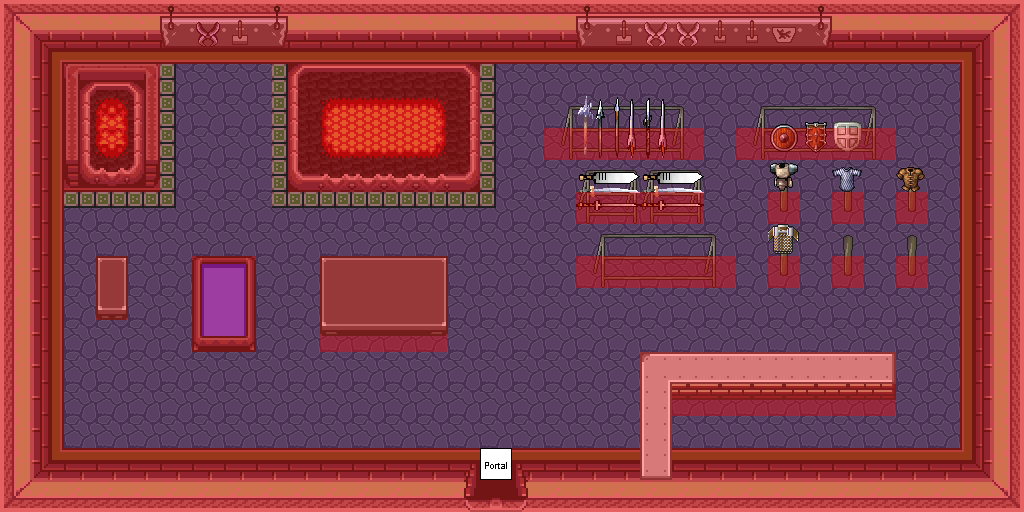

This is a level from a 2D game, rendered from its Tiled map with the project's own tilesets. A one-line summary and the map file follow, with tile-layer data summarised:
An orthogonal 32x16 tile map with 32x32 px tiles, 9 tile layers (0_floor, 1_terrain, 2_object, 3_roof, ...), 11 tilesets.

<map version="0.99a" orientation="orthogonal" width="32" height="16" tilewidth="32" tileheight="32">
 <tileset name="Outside 0" firstgid="1" tilewidth="32" tileheight="32">
  <image source="../zelda_outside_0_chipset.png" trans="ffffff" />
 </tileset>
 <tileset name="Outside 1" firstgid="481" tilewidth="32" tileheight="32">
  <image source="../zelda_outside_1_chipset.png" trans="ffffff" />
 </tileset>
 <tileset name="Dungeon 0" firstgid="961" tilewidth="32" tileheight="32">
  <image source="../zelda_dungeon_0_chipset.png" trans="ff00ff" />
 </tileset>
 <tileset name="Dungeon 1" firstgid="1441" tilewidth="32" tileheight="32">
  <image source="../zelda_dungeon_1_chipset.png" trans="ff00ff" />
 </tileset>
 <tileset name="Interior 0" firstgid="1921" tilewidth="32" tileheight="32">
  <image source="../zelda_interior_0_chipset.png" trans="ff00ff" />
 </tileset>
 <tileset name="Navigation" firstgid="2401" tilewidth="32" tileheight="32">
  <image source="../zelda_navigation_chipset.png" />
 </tileset>
 <tileset name="Objects" firstgid="2402" tilewidth="32" tileheight="32">
  <image source="../zelda_objects_chipset.png" />
 </tileset>
 <tileset name="Collision" firstgid="2502" tilewidth="32" tileheight="32">
  <image source="../zelda_collision_chipset.png" />
 </tileset>
 <tileset name="Buildings 0" firstgid="2504" tilewidth="32" tileheight="32">
  <image source="../zelda_building_0_tileset.png" />
 </tileset>
 <tileset name="Outside 2" firstgid="2984" tilewidth="32" tileheight="32">
  <image source="../zelda_outside_2_chipset.png" />
 </tileset>
 <tileset name="Interior 1" firstgid="3464" tilewidth="32" tileheight="32">
  <image source="../zelda_interior_1_chipset.png" />
 </tileset>
 <layer name="0_floor" width="32" height="16">
  <data>[512 cells, 512 non-empty, 2 distinct tile ids]</data>
 </layer>
 <layer name="1_terrain" width="32" height="16">
  <data>[512 cells, 256 non-empty, 63 distinct tile ids]</data>
 </layer>
 <layer name="2_object" width="32" height="16">
  <data>[512 cells, 72 non-empty, 38 distinct tile ids]</data>
 </layer>
 <layer name="3_roof" width="32" height="16">
  <data>[512 cells, 26 non-empty, 13 distinct tile ids]</data>
 </layer>
 <layer name="4_roof_add" width="32" height="16">
  <data>[512 cells, 4 non-empty, 4 distinct tile ids]</data>
 </layer>
 <layer name="objects" width="32" height="16">
  <data>[512 cells, 1 non-empty, 1 distinct tile ids]</data>
 </layer>
 <layer name="collision" width="32" height="16" opacity="0.37">
  <data>[512 cells, 273 non-empty, 1 distinct tile ids]</data>
 </layer>
 <layer name="navigation" width="32" height="16">
  <data>[512 cells, 0 non-empty, 0 distinct tile ids]</data>
 </layer>
 <layer name="protection" width="32" height="16">
  <data>[512 cells, 0 non-empty, 0 distinct tile ids]</data>
 </layer>
</map>
